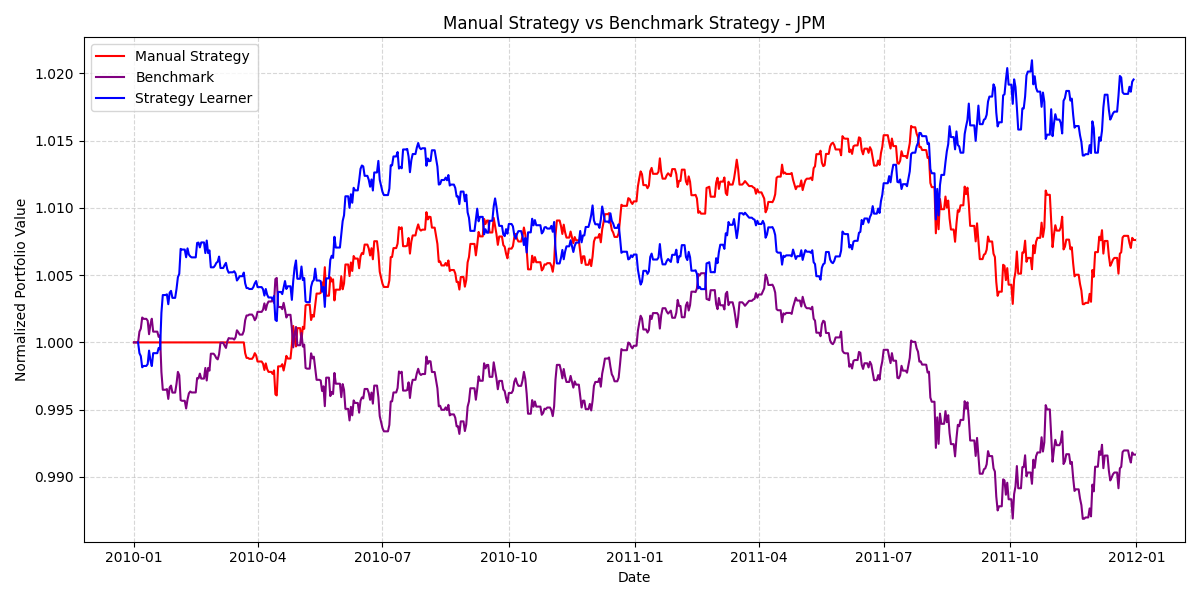

The script that saved this image:
import ManualStrategy
import marketsimcode as mktsim
import datetime as dt
import BenchmarkStrategy
import pandas as pd
import matplotlib.pyplot as plt
import StrategyLearner
def author():
    return "lliao32"

def study_group():
    return "lliao32"


# create orders from trades
    """
    Process the trades dataframe and convert it to orders format

    :param trades: DataFrame with a single column containing trade signals (+1000, -1000, etc.)
    :param selected_symbol: The stock symbol being traded
    :return: DataFrame with columns ['Symbol', 'Order', 'Shares']
    """
def process_orders(trades, selected_symbol):
    orders = pd.DataFrame(index=trades.index, columns=['Symbol', 'Order', 'Shares'])
    orders['Symbol'] = selected_symbol
    # for i in range(len(trades)):
    #     if trades.iloc[i] > 0:
    #         orders.iloc[i] = [selected_symbol, "BUY", trades.iloc[i]]
    #     elif trades.iloc[i] < 0:
    #         orders.iloc[i] = [selected_symbol, "SELL", abs(trades.iloc[i])]
    #     else:
    #         orders.iloc[i] = [selected_symbol, "", 0]

    # Process each trade
    for date, row in trades.iterrows():
        trade_value = row.iloc[0]  # Get the trade value (assuming single column DataFrame)

        if trade_value > 0:
            orders.loc[date, 'Order'] = 'BUY'
            orders.loc[date, 'Shares'] = abs(trade_value)
        elif trade_value < 0:
            orders.loc[date, 'Order'] = 'SELL'
            orders.loc[date, 'Shares'] = abs(trade_value)
        else:
            orders.loc[date, 'Order'] = ''
            orders.loc[date, 'Shares'] = 0
    return orders
def manual_strategy_runner(symbol, sd, ed, sv, out_sample = False):

    ms = ManualStrategy.ManualStrategy()
    trades = ms.testPolicy(symbol, sd, ed, sv)
    orders = process_orders(trades, symbol)
    value = mktsim.compute_portvals(orders, start_val=sv, commission=0.0, impact=0.0)

    return value

#  generate benchmark performance result
def benchmark_runner(symbol, sd, ed, sv):

    bm = BenchmarkStrategy.BenchmarkStrategy()
    orders = bm.benchmarkOrder(symbol, sd, ed, sv)
    value = mktsim.compute_portvals(orders, start_val=sv, commission=0.0, impact=0.0)

    return value

def strategy_learner_runner(symbol, sd, ed, sv):
    sl = StrategyLearner.StrategyLearner()
    sl.add_evidence("JPM", dt.datetime(2008, 1, 1), dt.datetime(2009, 12, 31), 1000000)

    trades = sl.testPolicy(symbol, sd, ed, sv)
    orders = process_orders(trades, symbol)
    value = mktsim.compute_portvals(orders, start_val=sv, commission=0.0, impact=0.0)

    return value
def experiment1_plot(symbol, sd, ed, sv):
    dates = pd.date_range(sd, ed)
    df_container = pd.DataFrame(index=dates)

    ms_result = manual_strategy_runner(symbol, sd, ed, sv)
    bm_result = benchmark_runner(symbol, sd, ed, sv)
    sl_result = strategy_learner_runner(symbol, sd, ed, sv)

    df_container["Manual_strategy"] = normalize(ms_result)
    df_container["Benchmark_strategy"] = normalize(bm_result)
    df_container["Strategy_learner"] = normalize(sl_result)


    # Get trade entry points for plotting vertical lines
    # long_entries = ms_orders.index[ms_orders[symbol] > 0]  # Dates where you go long_entries
    # short_entries = ms_orders.index[ms_orders[symbol] < 0]  # Dates where you go short

    # Plot the result
    plt.figure(figsize=(12, 6))
    plt.plot(df_container.index, df_container["Manual_strategy"], 'r-', label="Manual Strategy")
    plt.plot(df_container.index, df_container["Benchmark_strategy"], 'purple', label="Benchmark")
    plt.plot(df_container.index, df_container["Strategy_learner"], 'b-', label="Strategy Learner")
    plt.legend(loc='best')  # 'best' places the legend in the optimal location to avoid covering data

    # Add vertical lines for entry points (as per requirements)
    # for date in long_entries:
    #     plt.axvline(date, color='blue', linestyle='--', alpha=0.5)
    #
    # for date in short_entries:
    #     plt.axvline(date, color='black', linestyle='--', alpha=0.5)

    plt.title(f"Manual Strategy vs Benchmark Strategy - {symbol}", fontsize=12)
    plt.xlabel("Date")
    plt.ylabel("Normalized Portfolio Value")
    plt.grid(True, linestyle='--', alpha=0.5)

    # Save the plot (required for grading)
    plt.savefig(f"experiment1_{symbol}.png")
    plt.tight_layout()
    plt.savefig('experiment1.png')  # Save the plot to a file
    plt.show(block=True)  # This will block execution until the plot window is closed

    # Calculate and display performance metrics (required for report)
    # ms_daily_returns = ms_portvals.pct_change().dropna()
    # bm_daily_returns = bm_portvals.pct_change().dropna()
    #
    # ms_cum_return = ms_portvals.iloc[-1] / ms_portvals.iloc[0] - 1
    # bm_cum_return = bm_portvals.iloc[-1] / bm_portvals.iloc[0] - 1

    print(f"Performance Metrics for {symbol} ({sd.strftime('%Y-%m-%d')} to {ed.strftime('%Y-%m-%d')}):")
    print(f"{'Metric':<20} {'Manual Strategy':<20} {'Benchmark':<20}")
    print(f"{'-' * 60}")
    # print(f"{'Cumulative Return':<20} {ms_cum_return:>18.4f} {bm_cum_return:>18.4f}")
    # print(f"{'Std Daily Returns':<20} {ms_daily_returns.std():>18.4f} {bm_daily_returns.std():>18.4f}")
    # print(f"{'Mean Daily Returns':<20} {ms_daily_returns.mean():>18.4f} {bm_daily_returns.mean():>18.4f}")

    return df_container


def normalize(df):
    return df / df.iloc[0]

if __name__ == "__main__":
    symbol = "JPM"
    sd = dt.datetime(2010, 1, 1)
    ed = dt.datetime(2011, 12, 31)
    # sd = dt.datetime(2008, 1, 1)
    # ed = dt.datetime(2009, 12, 31)
    sv = 1000000

    # ms = manual_strategy_runner(symbol, sd, ed, sv)

    experiment1_plot(symbol, sd, ed, sv)
